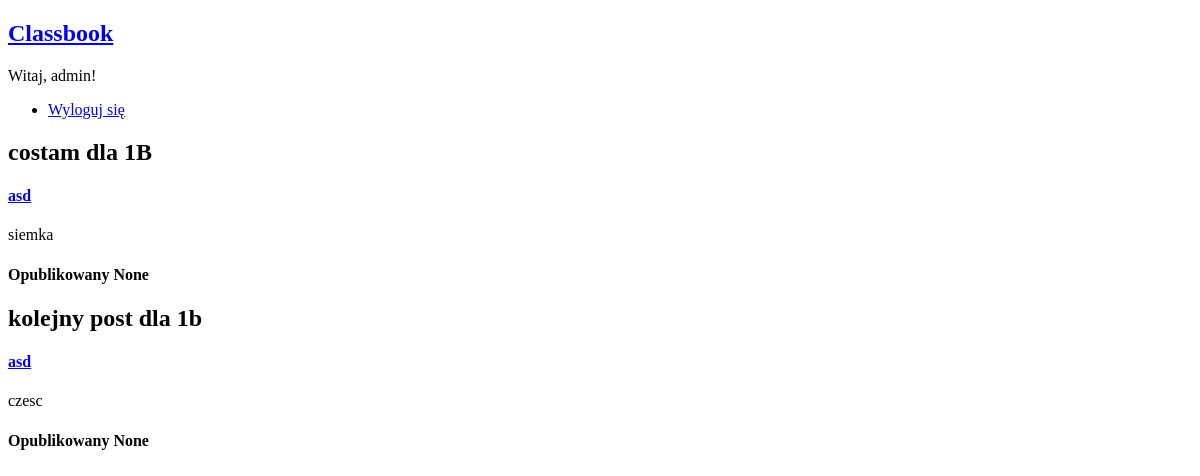
The app's page /tag/polski/ (signed in), older data.
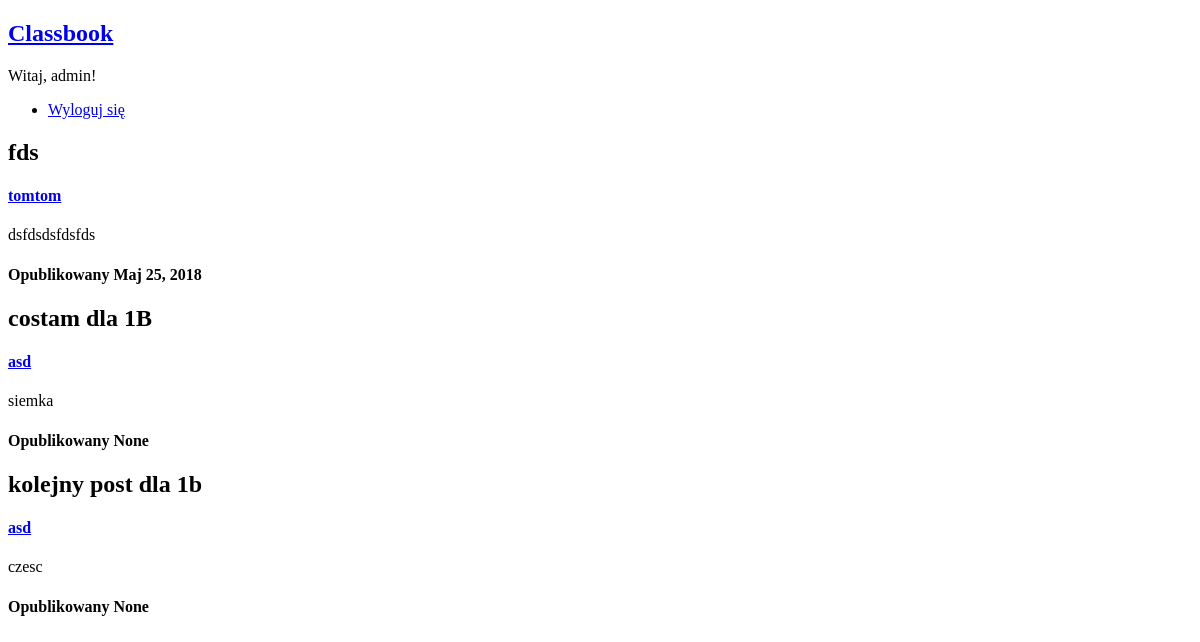
The same page, newer data.
### main/models.py (models this page shows, shortened)
class Post(models.Model):
	title = models.CharField(max_length=150)
	content = models.CharField(max_length=10000)
	publish_date = models.DateTimeField(default=datetime.now)
	user = models.ForeignKey(User, on_delete=models.CASCADE)
	tags = models.ManyToManyField(Tag)
	comments = models.ManyToManyField(Comment)
	photo = models.ImageField(upload_to='main/static/main/imgs/', blank=True, null=True)
	school = models.ForeignKey(School, on_delete=models.CASCADE, null=True, blank=True)
	postClass = models.ForeignKey(Class, on_delete=models.CASCADE, null=True, blank=True)
	class Meta:
		ordering = ['-publish_date', 'title']

### main/views.py (the view)
# urls.py: url(r'^tag/(?P<name>\w+)/$', views.tag_view, name="tag_view"),
@login_required(login_url='/')
def tag_view(request, name):
	posts = Post.objects.filter(tags__name=name)
	context = {
		"name": name,
		"posts": posts
	}
	return render(request, 'search/tag_view.html', context)

### main/templates/search/tag_view.html (shortened to what this page needs)
<!DOCTYPE html>
<html>
<head>
	{% load humanize %}
</head>
<body>
	<div id="navbar">
		<a href = "{% url 'index' %}"><h2>Classbook</h2></a>
		{% if user.is_authenticated %}
			<p> Witaj, {{ user.username }}! </p>
		{% endif %}
		<div id="menu">
			<ul>
				{% if not user.is_authenticated %}
					<li><a href="{% url 'login' %}">Zaloguj się</a></li>
					<li><a href="{% url 'signup' %}">Zarejestruj się</a></li>
				{% else %}
					<li><a href="{% url 'logout' %}">Wyloguj się</a></li>
				{% endif %}
			</ul>
		</div>
	</div>
	<div id="posts">
		{% for post in posts %}
			<div class="post">
				<h2> {{ post.title }} </h2>
				<a href="{% url 'user_view' post.user.username %}"><h4> {{ post.user.username }} </h4></a>
				<p> {{ post.content|truncatewords:20 }} </p>
				<h4> Opublikowany {{ post.publish_date|naturalday }} </h4>
			</div>
		{% endfor %}
	</div>
</body>
</html>

Row changes from the older to the newer data that the page shows:
added Post: title "fds", user.username "tomtom", content "dsfdsdsfdsfds", publish_date "Maj 25, 2018"
